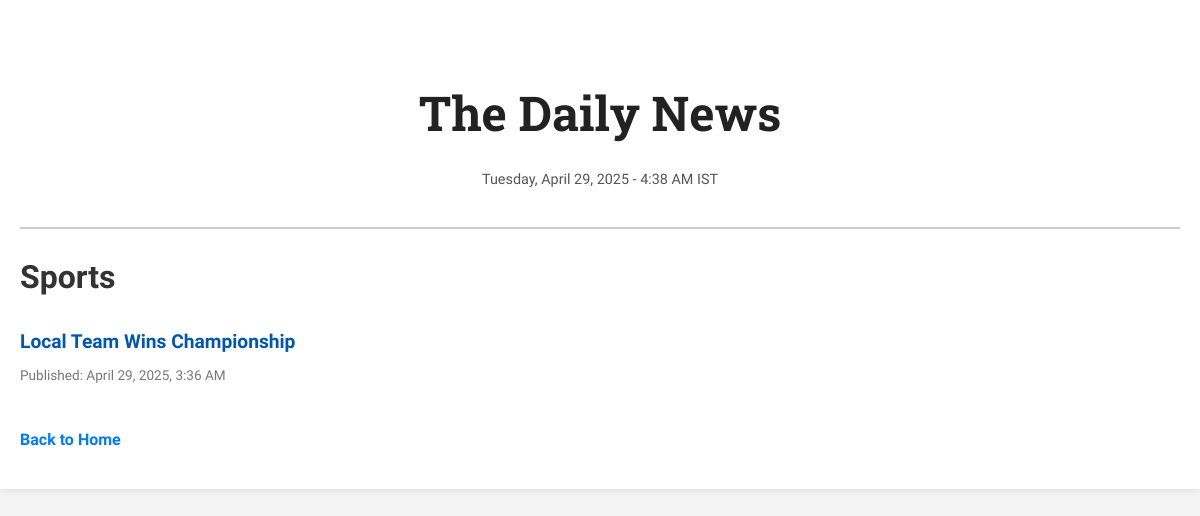
The app's page /category/Sports/ with its own data.
### newsapp/models.py (models this page shows, shortened)
class Category(models.Model):
    name = models.CharField(max_length=100, unique=True)

class NewsItem(models.Model):
    title = models.CharField(max_length=255)
    slug = models.SlugField(unique=True, blank=True)
    category = models.ForeignKey(Category, on_delete=models.CASCADE)
    content = models.TextField()
    pub_date = models.DateTimeField(default=timezone.now)
    is_breaking = models.BooleanField(default=False)
    is_trending = models.BooleanField(default=False)
    image = models.ImageField(upload_to='news_images/', blank=True, null=True)
    author = models.CharField(max_length=100, default='Admin')
    class Meta:
        ordering = ['-pub_date']

### newsapp/views.py (the view)
# urls.py: path('category/<str:category_name>/', views.category_news, name='category_news'),
def category_news(request, category_name):
    current_date_time = timezone.localtime(timezone.now())
    category = get_object_or_404(Category, name=category_name)
    news_items = NewsItem.objects.filter(category=category).order_by('-pub_date')
    categories = Category.objects.all()
    context = {
        'current_date_time': current_date_time,
        'category': category,
        'news_items': news_items,
        'categories': categories,
    }
    return render(request, 'newsapp/category_news.html', context)

### newsapp/templates/newsapp/category_news.html (shortened to what this page needs)
{% extends 'newsapp/base.html' %}
{% block content %}
    <h1>{{ category.name }}</h1>
    {% for item in news_items %}
        <div class="news-item">
            <a href="{% url 'news_detail' item.slug %}">{{ item.title }}</a>
            <p class="pub-info">Published: {{ item.pub_date|date:"F j, Y, g:i A" }}</p>
        </div>
    {% empty %}
        <p>No news in this category.</p>
    {% endfor %}
    <p class="back-link"><a href="{% url 'home' %}">Back to Home</a></p>
{% endblock %}

### newsapp/templates/newsapp/base.html (style rules this page uses)
body { font-family: 'Source Sans Pro', sans-serif; margin: 0; padding: 0; line-height: 1.7; color: #333; background-color: #f4f4f4; }
.news-item { margin-bottom: 25px; padding-left: 0; border-left: none; display: flex; flex-direction: column; }
.news-item a { text-decoration: none; color: #0056b3; font-weight: bold; font-size: 1.2em; }
.news-item .pub-info { font-size: 0.85em; color: #777; margin-top: 5px; }
.back-link { margin-top: 20px; }
.back-link a { color: #007bff; text-decoration: none; font-weight: bold; }

### records on screen
Category: name "Sports"
NewsItem: title "Local Team Wins Championship", pub_date "April 29, 2025, 3:36 AM"

### other values on screen
{{ current_date_time|date:"l, F j, Y" }} "Tuesday, April 29, 2025"
{{ current_date_time|time:"g:i A T" }} "4:38 AM IST"
